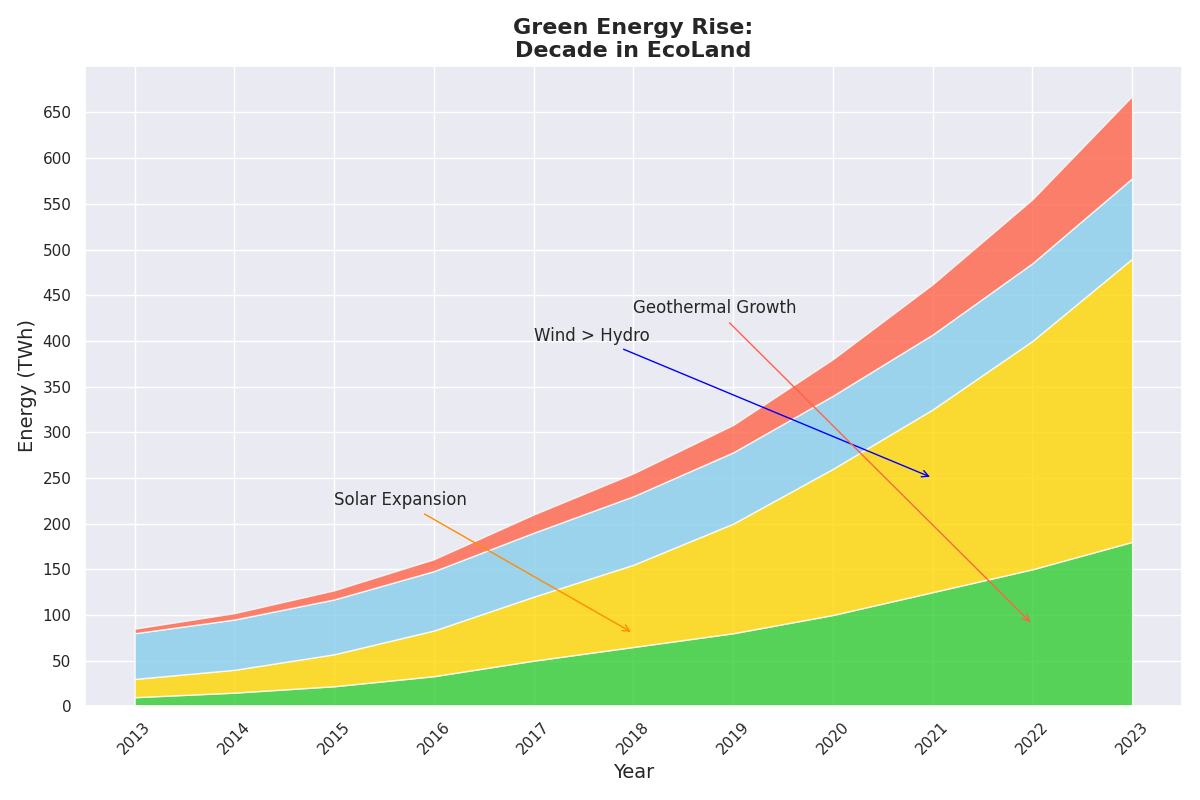

The Python source for this figure:
import matplotlib.pyplot as plt
import numpy as np

years = np.arange(2013, 2024)
solar_energy = np.array([10, 15, 22, 33, 50, 65, 80, 100, 125, 150, 180])
wind_energy = np.array([20, 25, 35, 50, 70, 90, 120, 160, 200, 250, 310])
hydro_energy = np.array([50, 55, 60, 65, 70, 75, 78, 80, 82, 85, 88])
geothermal_energy = np.array([5, 7, 10, 13, 20, 25, 30, 40, 55, 70, 90])

energy_data = np.vstack([solar_energy, wind_energy, hydro_energy, geothermal_energy])

plt.figure(figsize=(12, 8))

plt.stackplot(years, energy_data, colors=['#32CD32', '#FFD700', '#87CEEB', '#FF6347'], alpha=0.8)

plt.title("Green Energy Rise:\nDecade in EcoLand", fontsize=16, weight='bold')
plt.xlabel("Year", fontsize=14)
plt.ylabel("Energy (TWh)", fontsize=14)
plt.xticks(years, rotation=45)
plt.yticks(np.arange(0, 651, 50))

plt.annotate("Solar Expansion", xy=(2018, 80), xytext=(2015, 220),
             arrowprops=dict(arrowstyle="->", connectionstyle="arc3", color='darkorange'), fontsize=12)

plt.annotate("Wind > Hydro", xy=(2021, 250), xytext=(2017, 400),
             arrowprops=dict(arrowstyle="->", connectionstyle="arc3", color='blue'), fontsize=12)

plt.annotate("Geothermal Growth", xy=(2022, 90), xytext=(2018, 430),
             arrowprops=dict(arrowstyle="->", connectionstyle="arc3", color='tomato'), fontsize=12)

plt.tight_layout()
plt.show()
